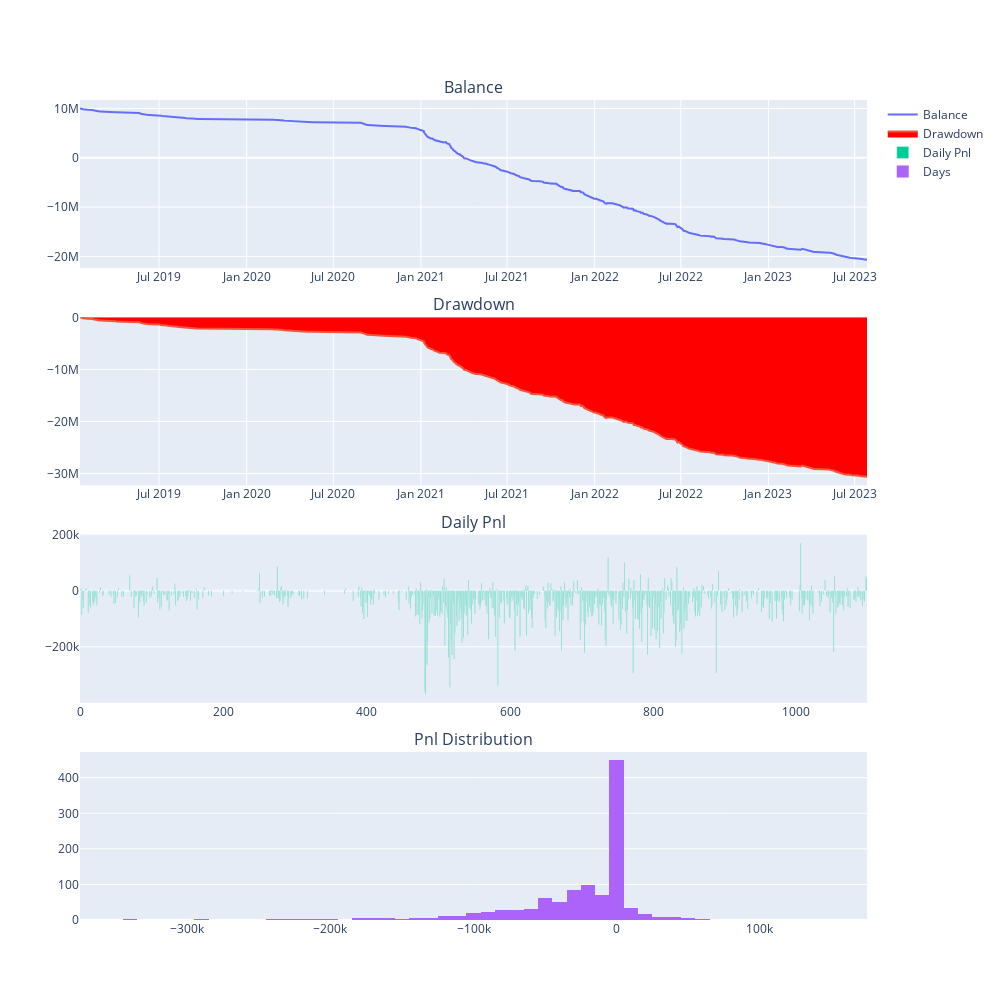

Notebook source saved alongside this figure:
### Code cell
engine.load_data()
engine.run_backtesting()
engine.calculate_result()
engine.calculate_statistics()
engine.show_chart()

### Figure 1 — Plotly figure (JSON) as saved in the notebook; plotly's stock layout.template omitted (floating-point values rounded to 4 significant figures; data arrays with more than 128 entries replaced by an {"elided": "..."} marker saying what was removed)
{"data": [{"mode": "lines", "name": "Balance", "type": "scatter", "x": {"elided": "1099 str values"}, "xaxis": "x", "y": {"elided": "1099 float values"}, "yaxis": "y"}, {"fill": "tozeroy", "fillcolor": "red", "mode": "lines", "name": "Drawdown", "type": "scatter", "x": {"elided": "1099 str values"}, "xaxis": "x2", "y": {"elided": "1099 float values"}, "yaxis": "y2"}, {"name": "Daily Pnl", "type": "bar", "xaxis": "x3", "y": {"elided": "1099 float values"}, "yaxis": "y3"}, {"name": "Days", "nbinsx": 100, "type": "histogram", "x": {"elided": "1099 float values"}, "xaxis": "x4", "yaxis": "y4"}], "layout": {"annotations": [{"font": {"size": 16}, "showarrow": false, "text": "Balance", "x": 0.5, "xanchor": "center", "xref": "paper", "y": 1, "yanchor": "bottom", "yref": "paper"}, {"font": {"size": 16}, "showarrow": false, "text": "Drawdown", "x": 0.5, "xanchor": "center", "xref": "paper", "y": 0.735, "yanchor": "bottom", "yref": "paper"}, {"font": {"size": 16}, "showarrow": false, "text": "Daily Pnl", "x": 0.5, "xanchor": "center", "xref": "paper", "y": 0.47, "yanchor": "bottom", "yref": "paper"}, {"font": {"size": 16}, "showarrow": false, "text": "Pnl Distribution", "x": 0.5, "xanchor": "center", "xref": "paper", "y": 0.205, "yanchor": "bottom", "yref": "paper"}], "height": 1000, "width": 1000, "xaxis": {"anchor": "y", "domain": [0, 1]}, "xaxis2": {"anchor": "y2", "domain": [0, 1]}, "xaxis3": {"anchor": "y3", "domain": [0, 1]}, "xaxis4": {"anchor": "y4", "domain": [0, 1]}, "yaxis": {"anchor": "x", "domain": [0.795, 1]}, "yaxis2": {"anchor": "x2", "domain": [0.53, 0.735]}, "yaxis3": {"anchor": "x3", "domain": [0.265, 0.47]}, "yaxis4": {"anchor": "x4", "domain": [0, 0.205]}}}
